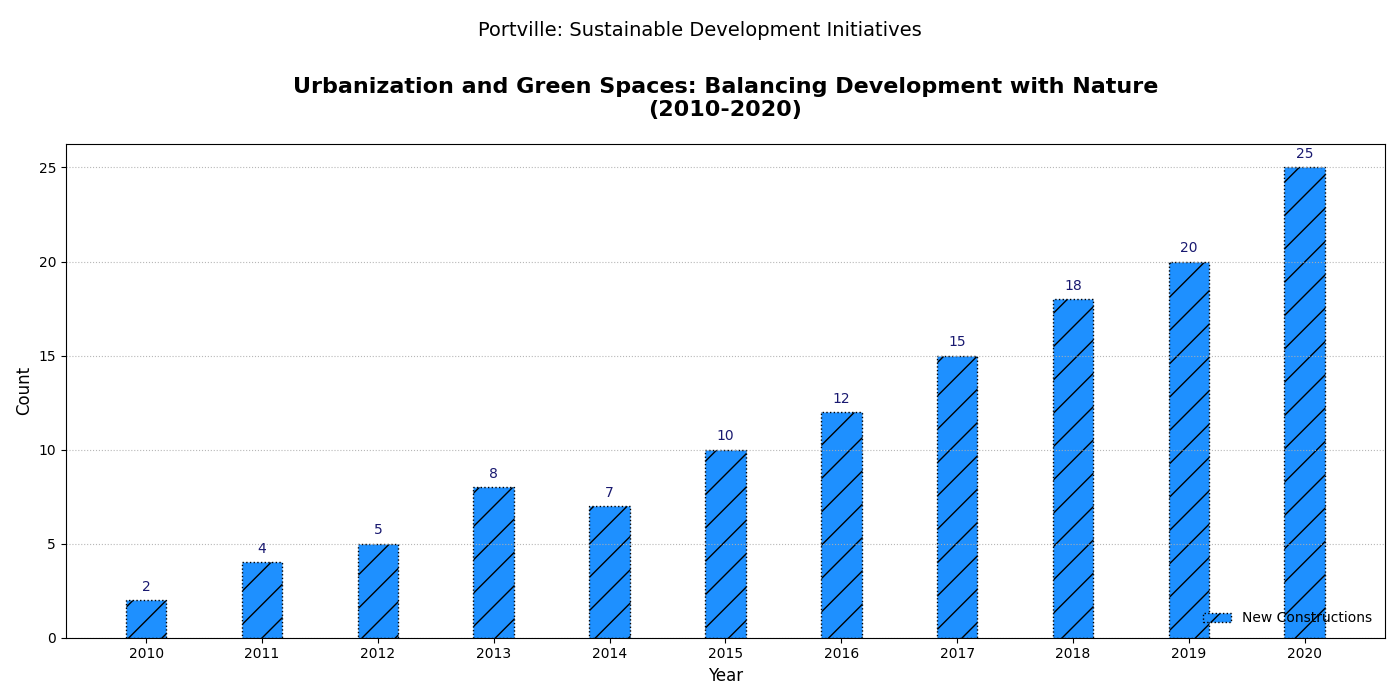

Write the Python code that produced this figure.
import matplotlib.pyplot as plt
import numpy as np

years = np.arange(2010, 2021)
new_constructions = np.array([2, 4, 5, 8, 7, 10, 12, 15, 18, 20, 25])

fig, ax1 = plt.subplots(figsize=(14, 7))

bar_width = 0.35
index = np.arange(len(years))

bars1 = ax1.bar(index, new_constructions, bar_width, color='dodgerblue', edgecolor='black', linestyle=':', hatch='/', label='New Constructions')

ax1.set_title("Urbanization and Green Spaces: Balancing Development with Nature\n(2010-2020)", fontsize=16, fontweight='bold', pad=20)
ax1.set_xlabel("Year", fontsize=12)
ax1.set_ylabel("Count", fontsize=12)
ax1.set_xticks(index)
ax1.set_xticklabels(years)

ax1.legend(loc='lower right', fontsize=10, frameon=False)
ax1.grid(axis='y', linestyle=':', linewidth=0.8, alpha=0.9)

for bar in bars1:
    yval = bar.get_height()
    ax1.text(bar.get_x() + bar.get_width() / 2, yval + 0.5, int(yval), ha='center', fontsize=10, color='midnightblue')

plt.suptitle("Portville: Sustainable Development Initiatives", fontsize=14, y=0.97)

plt.tight_layout(rect=[0, 0, 1, 0.96])
plt.show()
